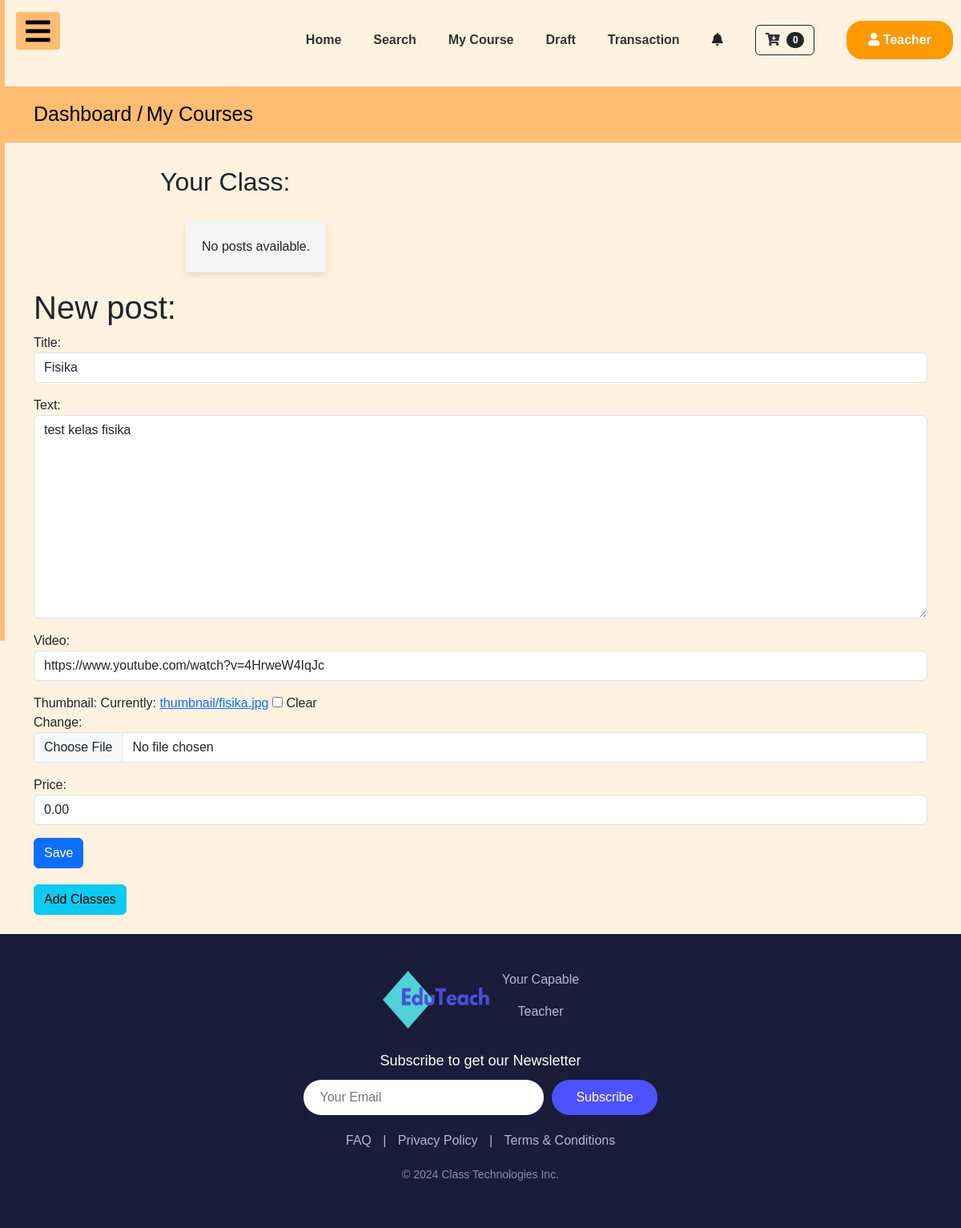
Before: /courses_app/post/10/edit/ (signed in) with the older database file.
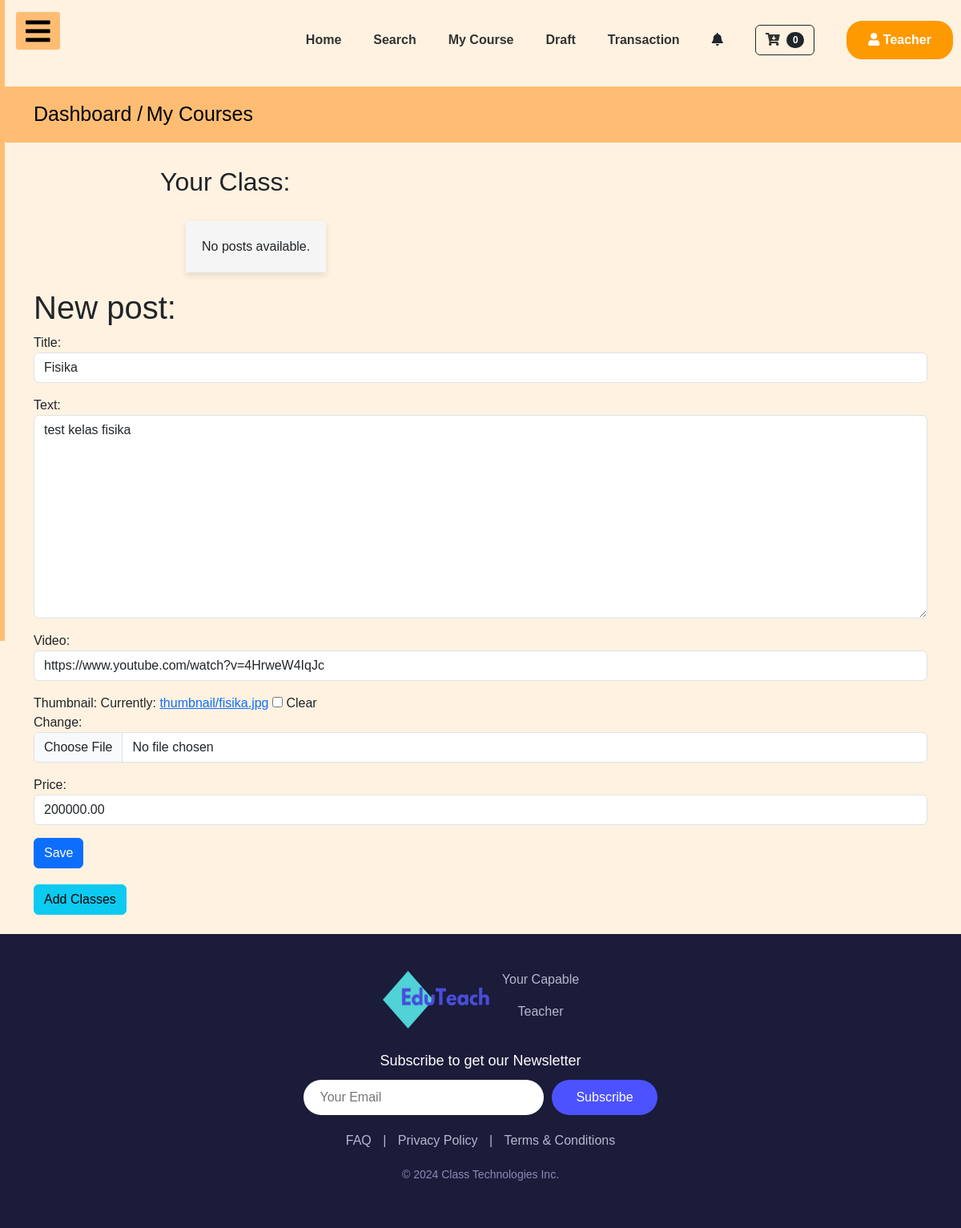
After: the same page with the newer database file.
### courses_app/models.py (models this page shows, shortened)
class Post(models.Model):
    author = models.ForeignKey(User, on_delete=models.CASCADE)  # Ganti Teacher menjadi User
    title = models.CharField(max_length=200)
    text = models.TextField()
    price = models.DecimalField(max_digits=10, decimal_places=2, default=0.00)
    created_date = models.DateTimeField(default=timezone.now)
    thumbnail = models.ImageField(upload_to='thumbnail', blank=True)
    video = EmbedVideoField(blank=True, null=True)  # Tambahkan field untuk video
    published_date = models.DateTimeField(blank=True, null=True)
    id = models.CharField(max_length=10, primary_key=True)

### courses_app/views.py (the view, shortened to what this page needs)
# urls.py: path('post/<int:pk>/edit/', views.PostUpdateView.as_view(), name='post_edit'),
class PostUpdateView(LoginRequiredMixin, UpdateView):
    login_url = '/login/'
    form_class = PostForm
    model = Post

### courses_app/forms.py
class PostForm(forms.ModelForm):
    class Meta:
        model = Post
        fields = ('title', 'text', 'video', 'thumbnail', 'price')
        widgets = {
            'title': forms.TextInput(attrs={'class': 'form-control'}),
            'text': forms.Textarea(attrs={'class': 'form-control'}),
            'video': forms.URLInput(attrs={'class': 'form-control'}),
            'thumbnail': forms.ClearableFileInput(attrs={'class': 'form-control'}),
            'price': forms.NumberInput(attrs={'class': 'form-control'}),
        }

### cart/cart.py (called while the page is built)
    def __len__(self):
        return len(self.cart)

### cart/context_processors.py (called while the page is built)
def cart(request):
    return {'cart':Cart(request)}

### courses_app/templates/courses_app/post_form.html (shortened to what this page needs)
{% extends 'dashboard_app/base_dashboard_teacher.html' %}
{% load static %}
{% block head_block %}
<link rel="stylesheet" href="{% static 'css/mycourse.css' %}">
{% endblock %}
{% block body_block %}
<div class="py-3" style="background:#FFBD73">
    <div class="container nav-jejak">
      <a class="text-black" href="{% url 'user_app:teacherdashboard' %}" style="font-size: 25px;"> Dashboard /</a>
      <a class="text-black" href="#" style="font-size: 25px;"> My Courses</a>
    </div>
</div>
<div class="item">
<h2>Your Class:</h2>
<ul>
    {% for post in posts %}
        <li>
            <strong>{{ post.title }}</strong><br>
            <em>Created on: {{ post.created_date }}</em>
            <br>
            {% if user.is_authenticated %}
            <a class="btn btn-warning" href="{% url 'post_edit' pk=post.pk %}">
            <svg xmlns="http://www.w3.org/2000/svg" width="16" height="16" fill="currentColor" class="bi bi-pencil-square" viewBox="0 0 16 16">
                <path d="M15.502 1.94a.5.5 0 0 1 0 .706L14.459 3.69l-2-2L13.502.646a.5.5 0 0 1 .707 0l1.293 1.293zm-1.75 2.456-2-2L4.939 9.21a.5.5 0 0 0-.121.196l-.805 2.414a.25.25 0 0 0 .316.316l2.414-.805a.5.5 0 0 0 .196-.12l6.813-6.814z"/>
                <path fill-rule="evenodd" d="M1 13.5A1.5 1.5 0 0 0 2.5 15h11a1.5 1.5 0 0 0 1.5-1.5v-6a.5.5 0 0 0-1 0v6a.5.5 0 0 1-.5.5h-11a.5.5 0 0 1-.5-.5v-11a.5.5 0 0 1 .5-.5H9a.5.5 0 0 0 0-1H2.5A1.5 1.5 0 0 0 1 2.5z"/>
            </svg>
            </a>
            <a class="btn btn-danger" href="{% url 'post_remove' pk=post.pk %}">
            <svg xmlns="http://www.w3.org/2000/svg" width="16" height="16" fill="currentColor" class="bi bi-trash" viewBox="0 0 16 16">
                <path d="M5.5 5.5A.5.5 0 0 1 6 6v6a.5.5 0 0 1-1 0V6a.5.5 0 0 1 .5-.5m2.5 0a.5.5 0 0 1 .5.5v6a.5.5 0 0 1-1 0V6a.5.5 0 0 1 .5-.5m3 .5a.5.5 0 0 0-1 0v6a.5.5 0 0 0 1 0z"/>
                <path d="M14.5 3a1 1 0 0 1-1 1H13v9a2 2 0 0 1-2 2H5a2 2 0 0 1-2-2V4h-.5a1 1 0 0 1-1-1V2a1 1 0 0 1 1-1H6a1 1 0 0 1 1-1h2a1 1 0 0 1 1 1h3.5a1 1 0 0 1 1 1zM4.118 4 4 4.059V13a1 1 0 0 0 1 1h6a1 1 0 0 0 1-1V4.059L11.882 4zM2.5 3h11V2h-11z"/>
            </svg>
            </a>
            {% endif %}
        </li>
    {% empty %}
        <li>No posts available.</li>
    {% endfor %}
</ul>
</div>
<div class="container">
<div class="form-group">
<h1>New post: </h1>
<form method="POST" class="post-form" enctype="multipart/form-data">
    {{ form.as_p }}
    <button style="margin-bottom: 20px;" class="btn btn-primary save" type="submit">Save</button>
</form>
</div>
<a href="{% url 'create_class' %}" class="btn btn-info">Add Classes</a>
</div>
<br>
{% endblock %}

Changed rows visible on the page:
changed Post "Fisika": price "0.00" → "200000.00"
